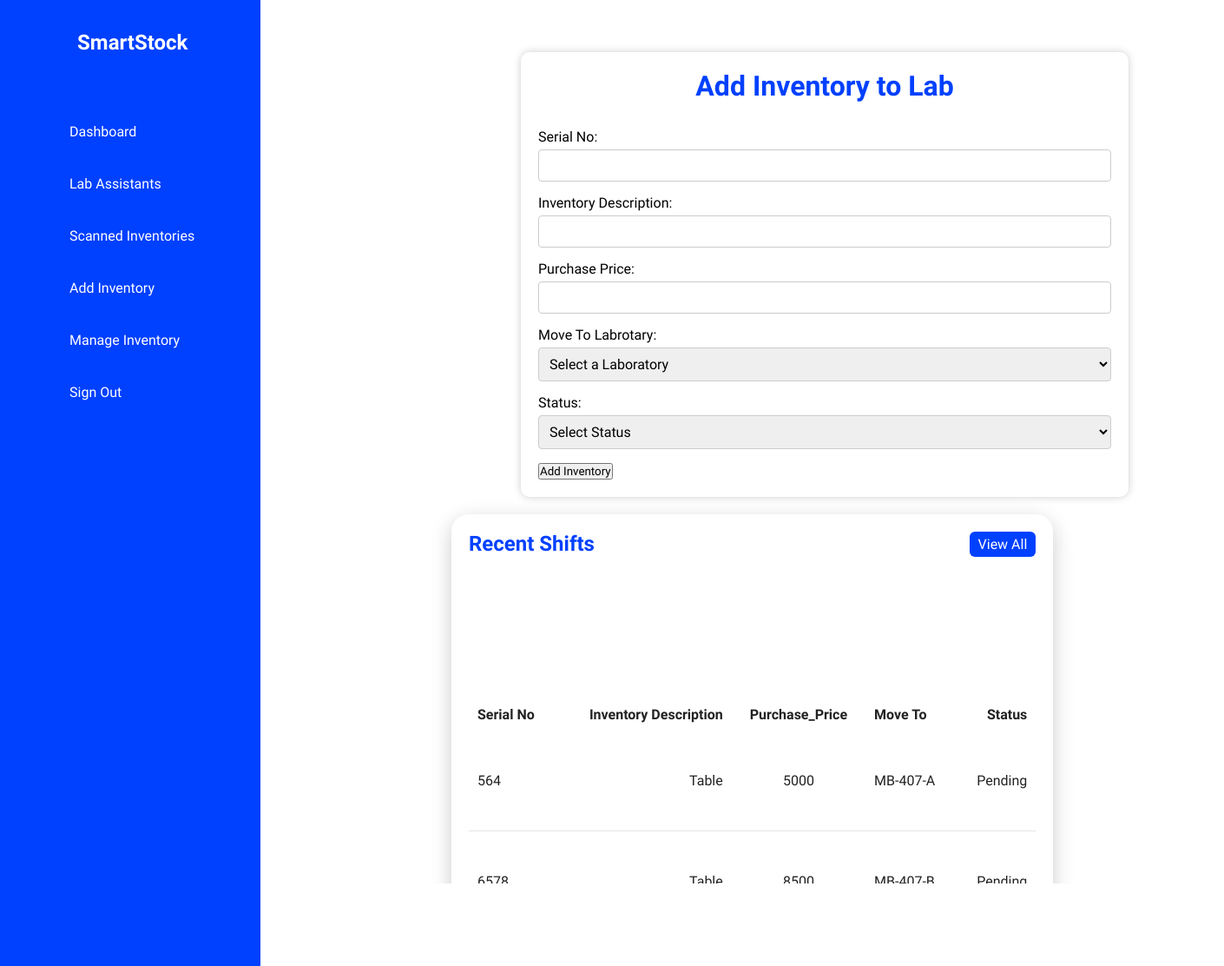
/manage_invent.php, run on the app's committed database.
### tables this page shows
CREATE TABLE `manage_invent` (
  `serial_no` int(11) NOT NULL,
  `Inventory_Description` varchar(100) NOT NULL,
  `Purchase_Price` varchar(100) NOT NULL,
  `Move_To_Laboratory` varchar(100) NOT NULL,
  `Status` varchar(100) NOT NULL
);

### manage_invent.php (the view, shortened to what this page needs)
<!DOCTYPE html>
<html lang="en">
<head>
    <link rel="stylesheet" href="css/manage_invent.css" />
</head>
<body>
    <div class="container">
        <div class="navigation">
            <ul>
                <li>
                    <a href="#">
                        <span class="icon"><ion-icon name="cart"></ion-icon></span>
                        <span class="logo">
                            <h2>SmartStock</h2>
                        </span>
                    </a>
                </li>
                <li>
                    <a href="dashboard.php">
                        <span class="icon"><ion-icon name="home-outline"></ion-icon></span>
                        <span class="title">Dashboard</span>
                    </a>
                </li>
                <li>
                    <a href="lab_assist.php">
                        <span class="icon"><ion-icon name="people-outline"></ion-icon></span>
                        <span class="title">Lab Assistants</span>
                    </a>
                </li>
                <li>
                    <a href="scan_invent.php">
                        <span class="icon"><ion-icon name="scan-outline"></ion-icon></span>
                        <span class="title">Scanned Inventories</span>
                    </a>
                </li>
                <li>
                    <a href="addinventory.php">
                        <span class="icon"><ion-icon name="add-outline"></ion-icon></span>
                        <span class="title">Add Inventory</span>
                    </a>
                </li>
                <li>
                    <a href="manage_invent.php">
                        <span class="icon"><ion-icon name="settings-outline"></ion-icon></span>
                        <span class="title">Manage Inventory</span>
                    </a>
                </li>
                <li>
                    <a href="index.php">
                        <span class="icon"><ion-icon name="log-out-outline"></ion-icon></span>
                        <span class="title">Sign Out</span>
                    </a>
                </li>
            </ul>
        </div>
        <div class="main">
            <div class="topbar">
                <div class="toggle">
                </div>
            </div>
            <div class="Container1">
                <h1>Add Inventory to Lab</h1>
                <form action="manageDB.php" method="post" id="inventory">
                    <label for="serial-no">Serial No:</label>
                    <input type="text" id="serial-no" name="serial_no" required>
                    <label for="Inventory-Description">Inventory Description:</label>
                    <input type="Text" id="Inventory-Description" name="Inventory_Description" required>
                    <label for="Purchase-Price">Purchase Price:</label>
                    <input type="number" id="Purchase-Price" name="Purchase_Price" required>
                    <label for="Move_To_Laboratory">Move To Labrotary:</label>
                    <select id="Move_To_Laboratory" name="Move_To_Laboratory" required>
                        <option value="">Select a Laboratory</option>
                    </select>
                    <label for="Status">Status:</label>
                    <select id="Status" name="Status" required>
                        <option value="">Select Status</option>
                    </select>
                    <input type="submit" name='shiftitem' value="Add Inventory">
                </form>
            </div>
            <div class="details">
                <div class="recentOrders">
                    <div class="cardHeader">
                        <h2>Recent Shifts</h2>
                        <a href="#" class="btn">View All</a>
                    </div>
                    <table>
                        <thead>
                            <tr>
                                <td>Serial No</td>
                                <td>Inventory Description</td>
                                <td>Purchase_Price</td>
                                <td>Move To</td>
                                <td>Status</td>
                            </tr>
                        </thead>
                        <?php
                        include_once('connection.php');
                        $sql = "SELECT * FROM manage_invent";
                        $result = $conn->query($sql);
                        if ($result->num_rows > 0) {
                            while ($row = $result->fetch_assoc()) {
                                echo "<td>" . $row["serial_no"] . "</td>";
                                echo "<td>" . $row["Inventory_Description"] . "</td>";
                                echo "<td>" . $row["Purchase_Price"] . "</td>";
                                echo "<td>" . $row["Move_To_Laboratory"] . "</td>";
                                echo "<td>" . $row["Status"] . "</td>";
                            }
                        } else {
                            echo "<tr><td colspan='5'>No data found</td></tr>";
                        }
                        ?>
                    </table>
                </div>
            </div>
        </div>
    </div>
    <div id="qrcode"></div>
</body>
</html>

### css/manage_invent.css (style rules this page uses)
* { margin: 0; padding: 0; box-sizing: border-box; font-family: "Ubuntu", sans-serif; }
:root { --blue: #0040ff; --white: #fff; --grey: #f5f5f5; --black1: #222; --black2: #999; }
body { min-height: 100vh; overflow-x: hidden; }
.container { position: relative; width: 100%; }
.navigation { position: fixed; width: 300px; height: 100%; background: var(--blue); border-left: 10px solid var(--blue); transition: 0.5s; overflow: hidden; }
.navigation ul { position: absolute; top: 2%; left: 0; width: 100%; }
.navigation ul li { position: relative; width: 100%; list-style: none; border-top-left-radius: 30px; border-bottom-left-radius: 30px; }
.navigation ul li:nth-child(1) { margin-bottom: 40px; pointer-events: none; }
.navigation ul li a { position: relative; display: block; width: 100%; display: flex; text-decoration: none; color: var(--white); }
.navigation ul li a .icon { position: relative; display: block; min-width: 60px; height: 60px; line-height: 70px; text-align: center; }
.navigation ul li a .title { position: relative; display: block; padding: 0 10px; height: 60px; line-height: 60px; text-align: start; white-space: nowrap; }
.navigation ul li a .logo h2 { margin-top: 10%; margin-left: 15%; }
.main { position: absolute; width: calc(100% - 300px); left: 300px; min-height: 100vh; background: var(--white); transition: 0.5s; }
.topbar { width: 100%; height: 60px; display: flex; justify-content: space-between; align-items: center; padding: 0 10px; }
.toggle { position: relative; width: 60px; height: 60px; display: flex; justify-content: center; align-items: center; font-size: 2.5em; cursor: pointer; }
.Container1 { width: 700px; margin-left: 300px; padding: 20px; border-radius: 10px; box-shadow: 0px 0px 10px 0px rgba(0, 0, 0, 0.2); }
h1 { text-align: center; margin-bottom: 30px; color: var(--blue); }
label { display: block; margin-bottom: 5px; }
input[type="text"], input[type="number"], select { display: block; width: 100%; padding: 8px; margin-bottom: 15px; border: 1px solid #ccc; border-radius: 4px; box-sizing: border-box; font-size: 16px; }
select { padding: 8px; }
#qrcode { position: absolute; top: 500px; left: 400px; width: 200px; height: 200px; }
.details { position: relative; width: 100%; padding: 20px; display: grid; grid-template-columns: 2fr 1fr; grid-gap: 30px; margin-left: 200px; }
.details .recentOrders { position: relative; display: grid; min-height: 500px; background: var(--white); padding: 20px; box-shadow: 0 7px 25px rgba(0, 0, 0, 0.2); border-radius: 20px; }
.cardHeader { display: flex; justify-content: space-between; align-items: flex-start; }
.cardHeader h2 { font-weight: 600; color: var(--blue); }
.btn { position: relative; padding: 5px 10px; background: var(--blue); text-decoration: none; color: var(--white); border-radius: 6px; }
.details table { width: 100%; border-collapse: collapse; margin-top: 10px; }
.details table thead td { font-weight: 600; }
.details .recentOrders table tr { color: var(--black1); border-bottom: 1px solid rgba(0, 0, 0, 0.1); }
.details .recentOrders table tr:last-child { border-bottom: none; }
.details .recentOrders table tr td { padding: 10px; }
.details .recentOrders table tr td:last-child { text-align: end; }
.details .recentOrders table tr td:nth-child(2) { text-align: end; }
.details .recentOrders table tr td:nth-child(3) { text-align: center; }

### data on the page
manage_invent: serial_no "564", Inventory_Description "Table", Purchase_Price "5000", Move_To_Laboratory "MB-407-A", Status "Pending"
manage_invent: serial_no "6578", Inventory_Description "Table", Purchase_Price "8500", Move_To_Laboratory "MB-407-B", Status "Pending"
